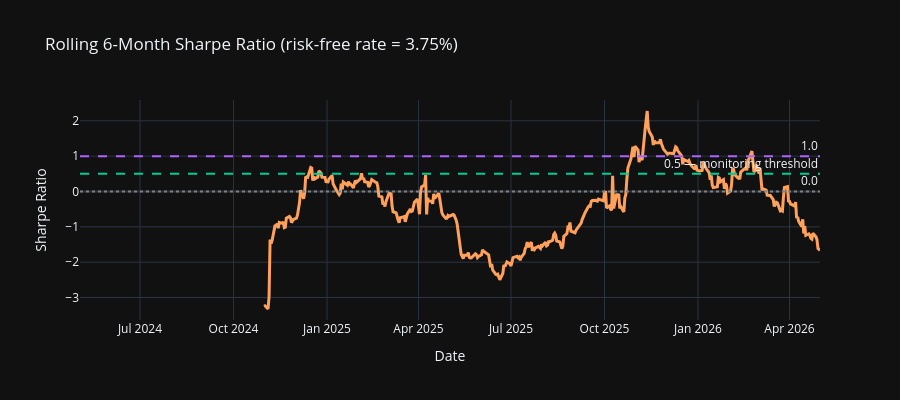

Notebook cell for this chart:
### Code cell
#### Plot 7: Rolling 6-Month Sharpe Ratio
#### Purpose: Measures strategy CONSISTENCY — is performance stable or lumpy?
#### A Sharpe that collapses toward 0 signals the momentum effect is weakening.
#### Our live monitoring threshold is 0.5 sustained for 3+ months.

window = 126   # ~6 calendar months in trading days

daily_rets = ledger['mkt_value'].pct_change().dropna()
roll_mean  = daily_rets.rolling(window).mean() * 252
roll_std   = daily_rets.rolling(window).std()  * np.sqrt(252)
roll_sharpe = (roll_mean - RISK_FREE_RATE) / roll_std

fig7 = go.Figure()
fig7.add_trace(go.Scatter(
    x=roll_sharpe.index, y=roll_sharpe,
    mode='lines', name='6-Month Rolling Sharpe',
    line=dict(color='#FFA15A', width=THICK),
))
fig7.add_hline(y=0,   line_dash='dot',  line_color='gray',    annotation_text='0.0')
fig7.add_hline(y=0.5, line_dash='dash', line_color='#00CC96', annotation_text='0.5 — monitoring threshold')
fig7.add_hline(y=1.0, line_dash='dash', line_color='#AB63FA', annotation_text='1.0')
fig7.update_layout(
    template=PLOTLY_THEME,
    title='Rolling 6-Month Sharpe Ratio (risk-free rate = 3.75%)',
    xaxis_title='Date',
    yaxis_title='Sharpe Ratio',
    height=400,
)
fig7.show()
fig7.write_html("charts/rolling_sharpe.html", include_plotlyjs="cdn")

### Figure 1 — Plotly figure (JSON) as saved in the notebook; plotly's stock layout.template omitted (floating-point values rounded to 4 significant figures; data arrays with more than 128 entries replaced by an {"elided": "..."} marker saying what was removed)
{"data": [{"line": {"color": "#FFA15A", "width": 3}, "mode": "lines", "name": "6-Month Rolling Sharpe", "x": {"elided": "500 str values"}, "y": {"elided": "500 float values"}, "type": "scatter"}], "layout": {"shapes": [{"line": {"color": "gray", "dash": "dot"}, "type": "line", "x0": 0, "x1": 1, "xref": "x domain", "y0": 0, "y1": 0, "yref": "y"}, {"line": {"color": "#00CC96", "dash": "dash"}, "type": "line", "x0": 0, "x1": 1, "xref": "x domain", "y0": 0.5, "y1": 0.5, "yref": "y"}, {"line": {"color": "#AB63FA", "dash": "dash"}, "type": "line", "x0": 0, "x1": 1, "xref": "x domain", "y0": 1.0, "y1": 1.0, "yref": "y"}], "annotations": [{"showarrow": false, "text": "0.0", "x": 1, "xanchor": "right", "xref": "x domain", "y": 0, "yanchor": "bottom", "yref": "y"}, {"showarrow": false, "text": "0.5 — monitoring threshold", "x": 1, "xanchor": "right", "xref": "x domain", "y": 0.5, "yanchor": "bottom", "yref": "y"}, {"showarrow": false, "text": "1.0", "x": 1, "xanchor": "right", "xref": "x domain", "y": 1.0, "yanchor": "bottom", "yref": "y"}], "title": {"text": "Rolling 6-Month Sharpe Ratio (risk-free rate = 3.75%)"}, "xaxis": {"title": {"text": "Date"}}, "yaxis": {"title": {"text": "Sharpe Ratio"}}, "height": 400}}
